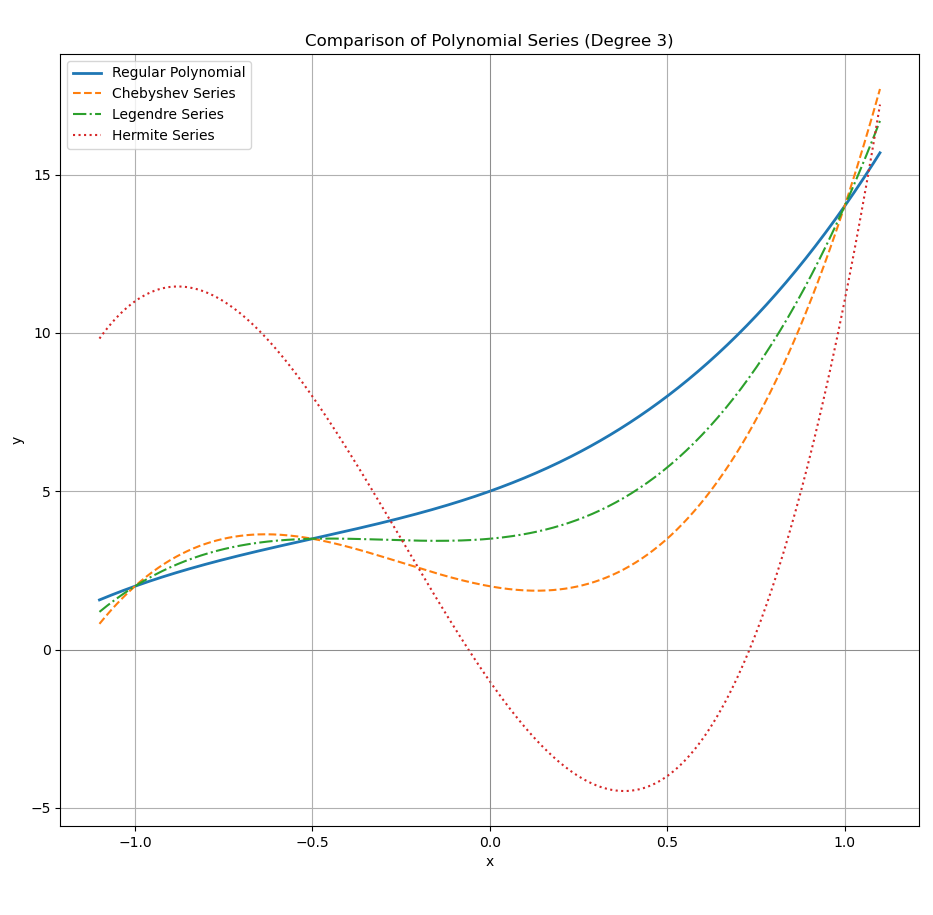

Generate this figure with Python:
import numpy as np
import matplotlib.pyplot as plt
from numpy.polynomial import (
    Polynomial, Chebyshev, Legendre, Hermite)

# Create x values
x = np.linspace(-1.1, 1.1, 400)

# Degree 3 polynomials with simple coefficients for comparison
coeffs = [5, 4, 3, 2]

# Generate polynomial curves
y_poly = Polynomial(coeffs)(x)
y_cheb = Chebyshev(coeffs)(x)
y_legendre = Legendre(coeffs)(x)
y_hermite = Hermite(coeffs)(x)

# Plotting
plt.figure(figsize=(10, 6))

plt.plot(x, y_poly, label="Regular Polynomial", linewidth=2)
plt.plot(x, y_cheb, label="Chebyshev Series", linestyle='--')
plt.plot(x, y_legendre, label="Legendre Series", linestyle='-.')
plt.plot(x, y_hermite, label="Hermite Series", linestyle=':')

plt.title("Comparison of Polynomial Series (Degree 3)")
plt.xlabel("x")
plt.ylabel("y")

plt.axhline(0, color='gray', linewidth=0.5)
plt.axvline(0, color='gray', linewidth=0.5)

plt.legend()
plt.grid(True)
plt.tight_layout()

plt.show()
